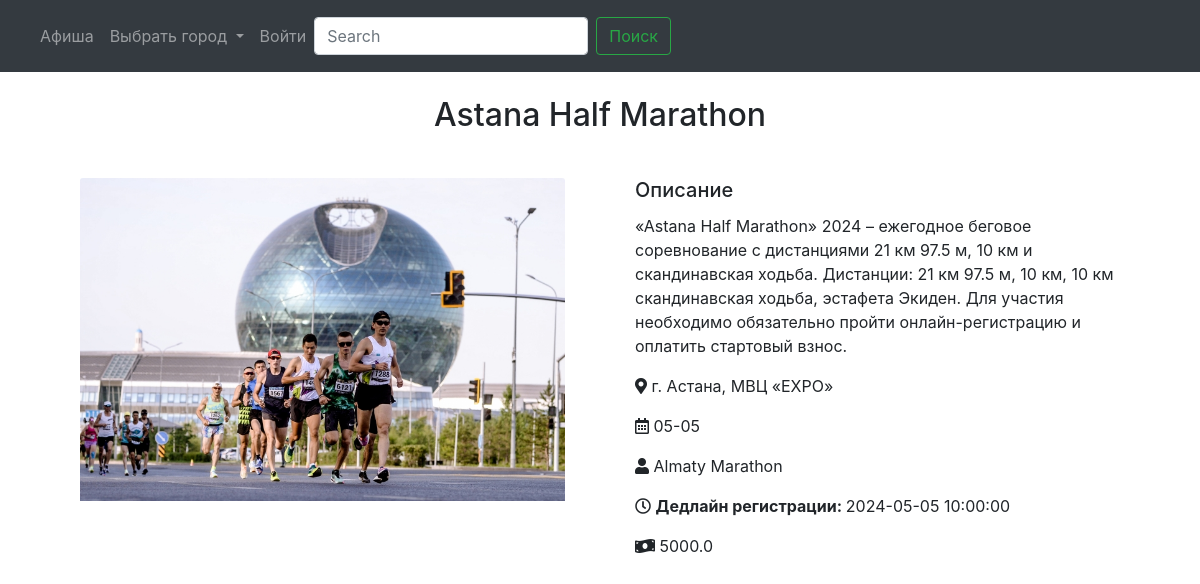
Page /3 on the committed database.
### website/models.py (models this page shows, shortened)
class Events(db.Model):
    id = db.Column(db.Integer, primary_key = True)
    event_name = db.Column(db.String(100), nullable=False)
    description = db.Column(db.String(500), nullable=False)
    location = db.Column(db.String(255), nullable=False)
    event_date = db.Column(db.String(5), nullable=False)
    organizer = db.Column(db.String(100))
    category = db.Column(db.String(50))
    registration_deadline = db.Column(db.DateTime)
    price = db.Column(db.Integer)
    img_url = db.Column(db.String(255))

### website/views.py (the view)
@views.route('/<int:event_id>')
def event_details(event_id):
    event = Events.query.get(event_id)
    return render_template("events_details.html", event=event)

### website/templates/events_details.html (shortened to what this page needs)
{% extends "base.html" %}
{% block content %}
<div class="container">
    <h2 class="mt-4 mb-4 text-center">{{ event.event_name }}</h2>
    <div class="row">
        <div class="col-md-6 mb-4">
            <div class="card-body">
                <div class="mb-3">
                    <img src="{{ event.img_url }}" class="card-img-top">
                </div>
            </div>
        </div>
        <div class="col-md-6 mb-4">
            <div class="card-body">
                <h5 class="card-title">Описание</h5>
                <p class="card-text">{{ event.description }}</p>
                <p class="card-text"><i class="fas fa-map-marker-alt"></i> {{ event.location }}</p>
                <p class="card-text"><i class="far fa-calendar-alt"></i> {{ event.event_date }}</p>
                <p class="card-text"><i class="fas fa-user"></i> {{ event.organizer }}</p>
                <p class="card-text"><i class="far fa-clock"></i> <b> Дедлайн регистрации:  </b> {{ event.registration_deadline }}</p>
                <p class="card-text"><i class="fas fa-money-bill-wave"></i> {{ event.price }}</p>
            </div>
        </div>
    </div>
</div>
{% endblock %}

### rows in the picture
Events: event_name "Astana Half Marathon", description "«Astana Half Marathon» 2024 – ежегодное беговое соревнование с дистанциями 21 км 97.5 м, 10 км и скандинавская ходьба. Дистанции: 21 км 97.5 м, 10 км, 10 км скандинавская ходьба, эстафета Экиден. Для участия необходимо обязательно пройти онлайн-регистрацию и оплатить стартовый взнос.", location "г. Астана, МВЦ «EXPO»", event_date "05-05", organizer "Almaty Marathon", registration_deadline "2024-05-05 10:00:00", price "5000.0"
